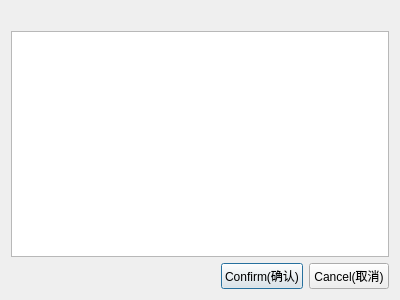
<?xml version="1.0" encoding="UTF-8"?>
<ui version="4.0">
 <class>WindowSelectionDialog</class>
 <widget class="QDialog" name="WindowSelectionDialog">
  <property name="geometry">
   <rect>
    <x>0</x>
    <y>0</y>
    <width>400</width>
    <height>300</height>
   </rect>
  </property>
  <property name="windowTitle">
   <string>Dialog</string>
  </property>
  <layout class="QVBoxLayout" name="verticalLayout">
   <item>
    <widget class="QLabel" name="label1">
     <property name="sizePolicy">
      <sizepolicy hsizetype="Preferred" vsizetype="Fixed">
       <horstretch>0</horstretch>
       <verstretch>0</verstretch>
      </sizepolicy>
     </property>
     <property name="text">
      <string/>
     </property>
    </widget>
   </item>
   <item>
    <widget class="QListWidget" name="listWidget">
     <property name="maximumSize">
      <size>
       <width>16777215</width>
       <height>16777215</height>
      </size>
     </property>
    </widget>
   </item>
   <item>
    <layout class="QHBoxLayout" name="horizontalLayout">
     <item>
      <spacer name="horizontalSpacer">
       <property name="orientation">
        <enum>Qt::Orientation::Horizontal</enum>
       </property>
       <property name="sizeHint" stdset="0">
        <size>
         <width>40</width>
         <height>20</height>
        </size>
       </property>
      </spacer>
     </item>
     <item>
      <widget class="QPushButton" name="okButton">
       <property name="sizePolicy">
        <sizepolicy hsizetype="Maximum" vsizetype="Fixed">
         <horstretch>0</horstretch>
         <verstretch>0</verstretch>
        </sizepolicy>
       </property>
       <property name="text">
        <string>Confirm(确认)</string>
       </property>
      </widget>
     </item>
     <item>
      <widget class="QPushButton" name="cancelButton">
       <property name="sizePolicy">
        <sizepolicy hsizetype="Maximum" vsizetype="Fixed">
         <horstretch>0</horstretch>
         <verstretch>0</verstretch>
        </sizepolicy>
       </property>
       <property name="text">
        <string>Cancel(取消)</string>
       </property>
      </widget>
     </item>
    </layout>
   </item>
  </layout>
 </widget>
 <resources/>
 <connections/>
</ui>
